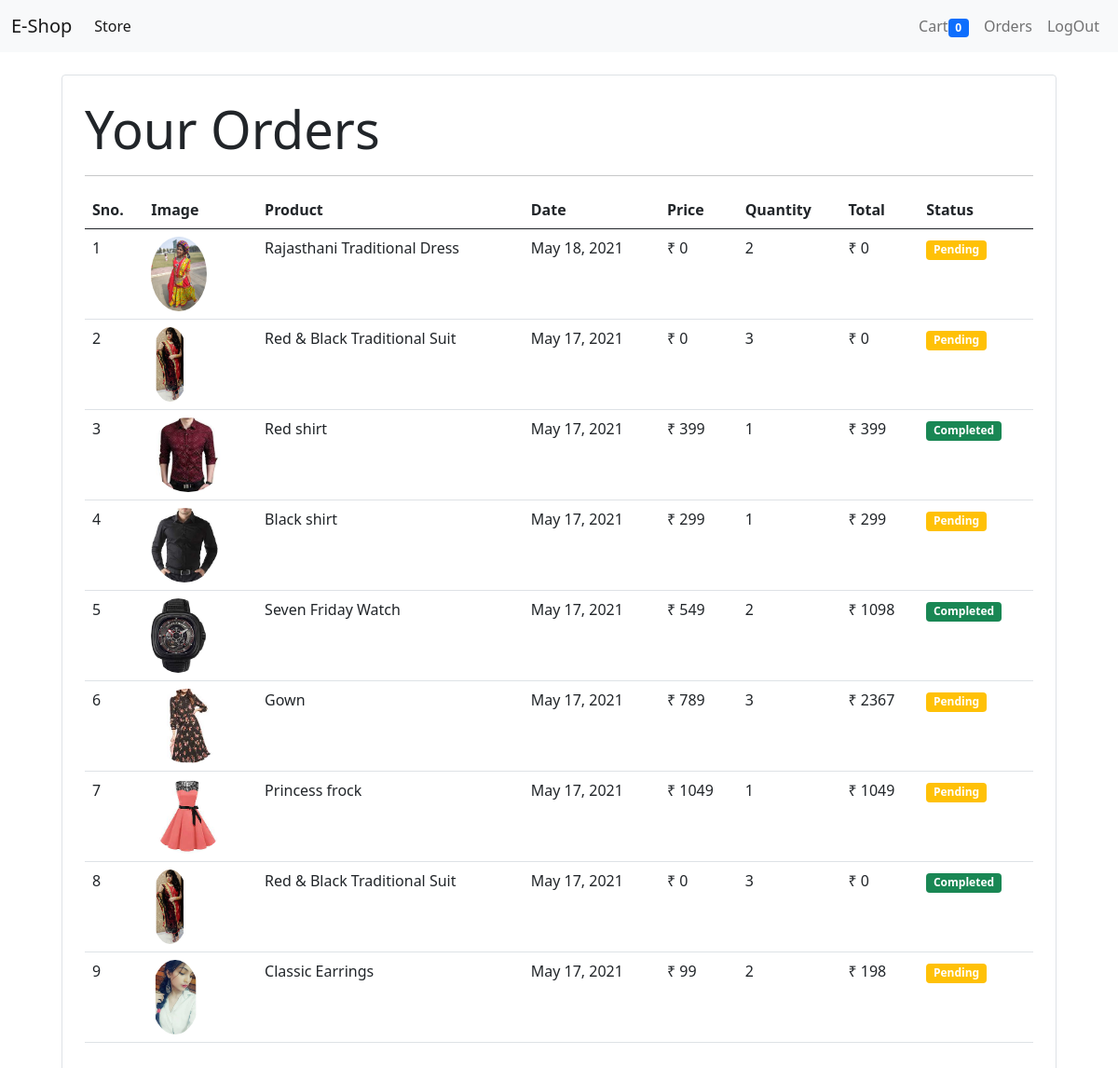
Screenshot of /orders (signed in) with the database file from the repository.
### store/models/orders.py (models this page shows)
class Order(models.Model):
	product = models.ForeignKey(Product , on_delete = models.CASCADE)
	customer = models.ForeignKey(Customer , on_delete = models.CASCADE)
	quantity = models.IntegerField(default = 1)
	price = models.IntegerField()
	address = models.CharField(max_length = 50 ,default ='' , blank = True)
	contact = models.CharField(max_length = 15 , default = '', blank = True)
	date = models.DateField(default = datetime.datetime.today)
	status = models.BooleanField(default = False)
	@staticmethod
	def get_orders_by_customer(customer_id):
		return Order.objects.filter(customer = customer_id).order_by('-date')

### store/models/product.py (models this page shows, shortened)
class Product(models.Model):
	name = models.CharField(max_length = 50)
	price = models.IntegerField(default = 0)
	category = models.ForeignKey(Category , on_delete = models.CASCADE , default = 1)
	description = models.CharField(max_length = 200 , default = " ",null = True,blank = True)
	image = models.ImageField(upload_to = 'uploads/products/')

### store/middlewares/auth.py (the view)
	def middleware(request):
		returnUrl = request.META['PATH_INFO']
		print(request.META['PATH_INFO'])
		if not request.session.get('customer'):
			return redirect(f'login?return_url={returnUrl}')
		response = get_response(request)
		return response

### store/templatetags/custom_filter.py (called while the page is built)
@register.filter(name = 'currency')
def currency(number):
	return "₹ "+str(number)

@register.filter(name = 'multiply')
def multiply(number , number1):
	return number * number1

### store/views/orders.py (called while the page is built)
	def get(self , request):
		customer = request.session.get('customer')
		orders = Order.get_orders_by_customer(customer)
		return render(request , 'orders.html',{'orders':orders})

### store/templates/orders.html
{% extends "base.html" %}
{% block content %}
{% load cart %}
{% load custom_filter %}
<div class="container">
	<div class="border rounded p-4 m-4">
		<p class="display-4 pl-4 ml-4">Your Orders</p>
		<hr>
		<table class="table">
			<thead>
				<tr>
					<th>Sno.</th>
					<th>Image</th>
					<th>Product</th>
					<th>Date</th>
					<th>Price</th>
					<th>Quantity</th>
					<th>Total</th>
					<th>Status</th>
				</tr>
			</thead>
			<tbody>
				{% for order in orders %}
				<tr>
					<td>{{forloop.counter}}</td>
					<td><img style="height: 80px" class="rounded-circle" src="{{order.product.image.url}}"></td>
					<td>{{order.product.name}}</td>
					<td>{{order.date}}</td>
					<td>{{order.price|currency}}</td>
					<td>{{order.quantity}}</td>
					<td>{{order.quantity|multiply:order.price|currency}}</td>
					{% if order.status %}
					<td><span class="badge bg-success">Completed</span></td>
					{% else %}
					<td><span class="badge bg-warning">Pending</span></td>
					{% endif %}
				</tr>
				{% endfor %}
			</tbody>
		</table>
	</div>
</div>
{% endblock %}

### rows the page displays
Order: product.image (picture), product.name "Rajasthani Traditional Dress", date "May 18, 2021", price "₹ 0", quantity "2", quantity|multiply "₹ 0", status "Pending"
Order: product.image (picture), product.name "Red & Black Traditional Suit", date "May 17, 2021", price "₹ 0", quantity "3", quantity|multiply "₹ 0", status "Pending"
Order: product.image (picture), product.name "Red shirt", date "May 17, 2021", price "₹ 399", quantity "1", quantity|multiply "₹ 399", status "Completed"
Order: product.image (picture), product.name "Black shirt", date "May 17, 2021", price "₹ 299", quantity "1", quantity|multiply "₹ 299", status "Pending"
Order: product.image (picture), product.name "Seven Friday Watch", date "May 17, 2021", price "₹ 549", quantity "2", quantity|multiply "₹ 1098", status "Completed"
Order: product.image (picture), product.name "Gown", date "May 17, 2021", price "₹ 789", quantity "3", quantity|multiply "₹ 2367", status "Pending"
Order: product.image (picture), product.name "Princess frock", date "May 17, 2021", price "₹ 1049", quantity "1", quantity|multiply "₹ 1049", status "Pending"
Order: product.image (picture), product.name "Red & Black Traditional Suit", date "May 17, 2021", price "₹ 0", quantity "3", quantity|multiply "₹ 0", status "Completed"
Order: product.image (picture), product.name "Classic Earrings", date "May 17, 2021", price "₹ 99", quantity "2", quantity|multiply "₹ 198", status "Pending"

### other values shown
{{ request.session.cart.keys|length }} "0"
